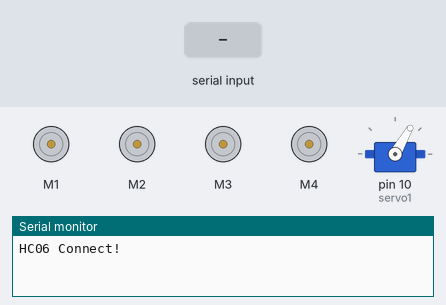
This sketch was run on a simulated Arduino Uno, built with avr-gcc and run on an emulated ATmega328P. Parts: 4 × DC motor (green arrow = forward, orange = backward, longer = faster), servo, the last lines printed to the serial monitor. The inputs (shaded band) are chosen by the test bench.

Above: at 1.2 s.
1.3 s: "w" received over the second serial link
At 2.3 s:
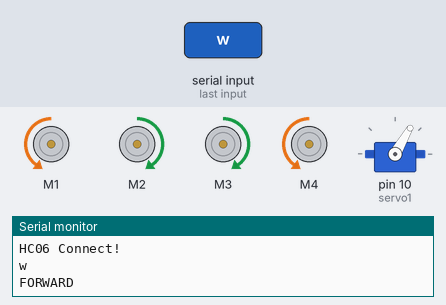
2.9 s: "a" received over the second serial link
At 3.4 s:
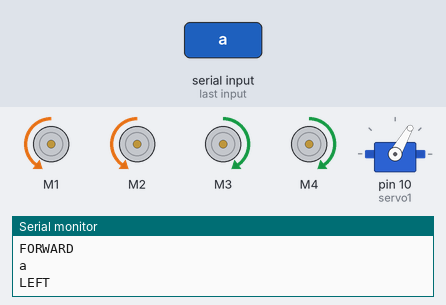
4.4 s: "s" received over the second serial link
At 5.7 s:
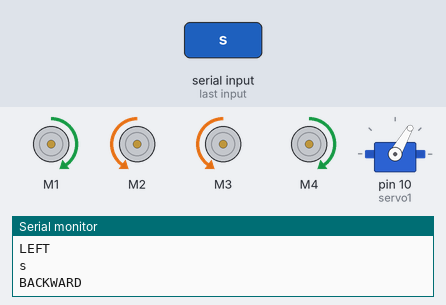
6.0 s: "d" received over the second serial link
At 7.1 s:
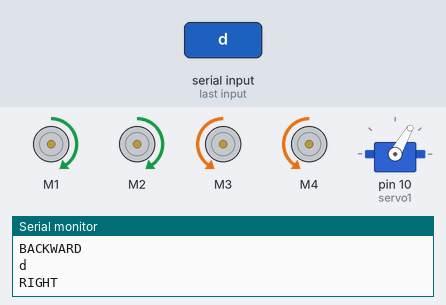
7.6 s: "x" received over the second serial link
At 8.2 s:
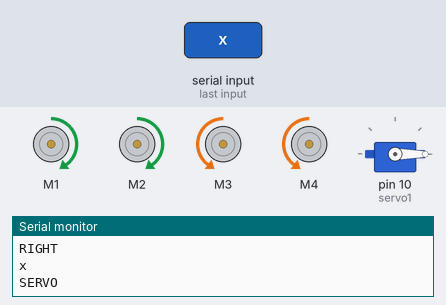
Timing chart, 0 to 10.6 s (numbered marks = the images above; inputs shaded):
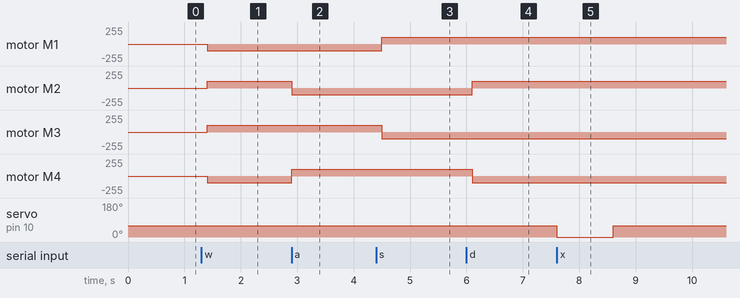

Measured:
- after the input at 1.3 s, motor M1, motor M4: stopped → backward 100/255 after 0.10 s; motor M2, motor M3: stopped → forward 100/255 after 0.10 s
- after the input at 2.9 s, motor M2: forward 100/255 → backward 100/255 at once; motor M4: backward 100/255 → forward 100/255 at once
- after the input at 4.4 s, motor M1: backward 100/255 → forward 100/255 after 0.10 s; motor M3: forward 100/255 → backward 100/255 after 0.10 s
- after the input at 6.0 s, motor M2: backward 100/255 → forward 100/255 after 0.10 s; motor M4: forward 100/255 → backward 100/255 after 0.10 s
- after the input at 7.6 s, servo on pin 10 (servo1): 60° → 0° at once, → 60° 1.0 s later

The sketch:

Mecanum_wheel.ino
```cpp
#include <SoftwareSerial.h>
#include <AFMotor.h>
#include <Servo.h>

//HC06 Tx, Rx 핀 2번, 3번으로 설정
SoftwareSerial mySerial(2, 3);
//모터 선언
AF_DCMotor motor1(1);
AF_DCMotor motor2(2);
AF_DCMotor motor3(3);
AF_DCMotor motor4(4);

Servo servo1;

//함수 선언
void M_Forward();
void M_Backward();
void M_Right();
void M_Left();
void M_Stop();
char MoveInfo;

void setup() {
  Serial.begin(9600);
  while (!Serial) {
    ; //시리얼통신이 연결되지 않았다면 코드 실행을 멈추고 무한 반복
  }
  //모터 설정
  motor1.setSpeed(100);
  motor1.run(RELEASE);
  motor2.setSpeed(100);
  motor2.run(RELEASE);
  motor3.setSpeed(100);
  motor3.run(RELEASE);
  motor4.setSpeed(100);
  motor4.run(RELEASE);

  servo1.attach(10);
  servo1.write(60);


  //시리얼 통신 시작
  Serial.println("HC06 Connect!");

  //블루투스와 아두이노의 통신속도를 9600으로 설정
  mySerial.begin(9600);
}

void loop() { //코드를 무한반복합니다.
  if (mySerial.available()) { //블루투스에서 넘어온 데이터가 있는지 확인
    MoveInfo = mySerial.read();
    Serial.println(MoveInfo);
    switch(MoveInfo) {
      case 'w':
        Serial.println("FORWARD");
        M_Forward();
        break;

      case 'a':
        Serial.println("LEFT");
        M_Left();
        break;

      case 's':
        Serial.println("BACKWARD");
        M_Backward();
        break;

      case 'd':
        Serial.println("RIGHT");
        M_Right();
        break;
      case 'z':
        Serial.println("STOP");
        M_Stop();
        break;
      case 'x':
        Serial.println("SERVO");
        servo1.write(0);
        delay(1000);
        servo1.write(60);
        delay(1000);
    }

  }
  if (Serial.available()) {    //시리얼모니터에 입력된 데이터가 있다면
    mySerial.write(Serial.read());  //블루투스를 통해 입력된 데이터 전달
  }
}

//모터 이동 함수
void M_Forward() {
  delay(100);
  motor1.run(BACKWARD);
  motor2.run(FORWARD);
  motor3.run(FORWARD);
  motor4.run(BACKWARD);
}

void M_Backward() {
  delay(100);
  motor1.run(FORWARD);
  motor2.run(BACKWARD);
  motor3.run(BACKWARD);
  motor4.run(FORWARD);
}

void M_Right() {
  delay(100);
  motor1.run(FORWARD);
  motor2.run(FORWARD);
  motor3.run(BACKWARD);
  motor4.run(BACKWARD);
}

void M_Left() {
  motor1.run(BACKWARD);
  motor2.run(BACKWARD);
  motor3.run(FORWARD);
  motor4.run(FORWARD);
}

void M_Stop() {
  motor1.run(RELEASE);
  motor2.run(RELEASE);
  motor3.run(RELEASE);
  motor4.run(RELEASE);
}
```
